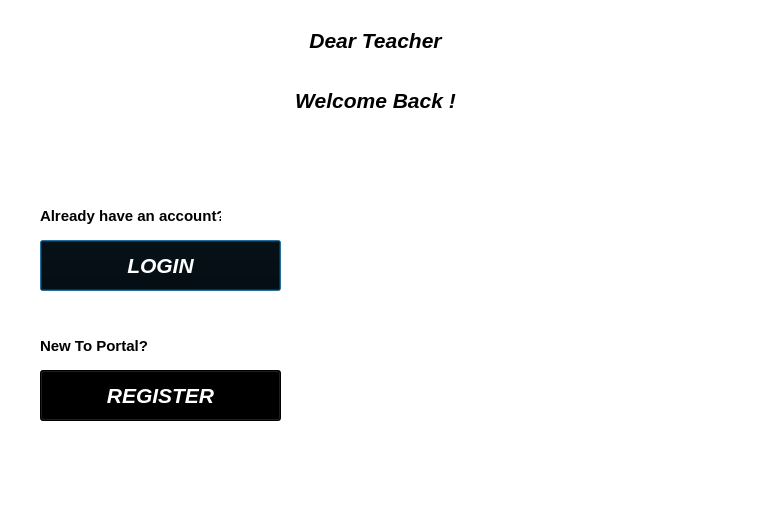
<?xml version="1.0" encoding="UTF-8"?>
<ui version="4.0">
 <class>TeacherChoice</class>
 <widget class="QDialog" name="TeacherChoice">
  <property name="geometry">
   <rect>
    <x>0</x>
    <y>0</y>
    <width>777</width>
    <height>505</height>
   </rect>
  </property>
  <property name="windowTitle">
   <string>Dialog</string>
  </property>
  <property name="styleSheet">
   <string notr="true">background-color: rgb(255, 255, 255);</string>
  </property>
  <widget class="QPushButton" name="pushButton_2">
   <property name="geometry">
    <rect>
     <x>40</x>
     <y>240</y>
     <width>241</width>
     <height>51</height>
    </rect>
   </property>
   <property name="font">
    <font>
     <pointsize>16</pointsize>
     <italic>true</italic>
     <bold>true</bold>
     <underline>false</underline>
    </font>
   </property>
   <property name="styleSheet">
    <string notr="true">background-color: rgb(0, 0, 0);
color: rgb(255,255, 255);
</string>
   </property>
   <property name="text">
    <string>LOGIN</string>
   </property>
  </widget>
  <widget class="QPushButton" name="pushButton">
   <property name="geometry">
    <rect>
     <x>40</x>
     <y>370</y>
     <width>241</width>
     <height>51</height>
    </rect>
   </property>
   <property name="font">
    <font>
     <pointsize>16</pointsize>
     <italic>true</italic>
     <bold>true</bold>
     <underline>false</underline>
    </font>
   </property>
   <property name="styleSheet">
    <string notr="true">background-color: rgb(0, 0, 0);
color: rgb(255,255, 255);
</string>
   </property>
   <property name="text">
    <string>REGISTER</string>
   </property>
  </widget>
  <widget class="QLabel" name="label">
   <property name="geometry">
    <rect>
     <x>270</x>
     <y>70</y>
     <width>211</width>
     <height>61</height>
    </rect>
   </property>
   <property name="font">
    <font>
     <family>Arial</family>
     <pointsize>16</pointsize>
     <italic>true</italic>
     <bold>true</bold>
     <underline>false</underline>
    </font>
   </property>
   <property name="styleSheet">
    <string notr="true">color: rgb(0, 0, 0);</string>
   </property>
   <property name="text">
    <string>Welcome Back !</string>
   </property>
   <property name="alignment">
    <set>Qt::AlignCenter</set>
   </property>
  </widget>
  <widget class="QLabel" name="label_2">
   <property name="geometry">
    <rect>
     <x>270</x>
     <y>10</y>
     <width>211</width>
     <height>61</height>
    </rect>
   </property>
   <property name="font">
    <font>
     <family>Arial</family>
     <pointsize>16</pointsize>
     <italic>true</italic>
     <bold>true</bold>
     <underline>false</underline>
    </font>
   </property>
   <property name="styleSheet">
    <string notr="true">color: rgb(0, 0, 0);</string>
   </property>
   <property name="text">
    <string>Dear Teacher</string>
   </property>
   <property name="alignment">
    <set>Qt::AlignCenter</set>
   </property>
  </widget>
  <widget class="QLabel" name="label_3">
   <property name="geometry">
    <rect>
     <x>40</x>
     <y>320</y>
     <width>151</width>
     <height>51</height>
    </rect>
   </property>
   <property name="font">
    <font>
     <pointsize>11</pointsize>
     <bold>true</bold>
    </font>
   </property>
   <property name="styleSheet">
    <string notr="true">background-color: rgb(255,255, 255);
color: rgb(0, 0, 0);</string>
   </property>
   <property name="text">
    <string>New To Portal?</string>
   </property>
  </widget>
  <widget class="QLabel" name="label_4">
   <property name="geometry">
    <rect>
     <x>40</x>
     <y>190</y>
     <width>181</width>
     <height>51</height>
    </rect>
   </property>
   <property name="font">
    <font>
     <pointsize>11</pointsize>
     <bold>true</bold>
    </font>
   </property>
   <property name="styleSheet">
    <string notr="true">background-color: rgb(255,255, 255);
color: rgb(0, 0, 0);</string>
   </property>
   <property name="text">
    <string>Already have an account?</string>
   </property>
  </widget>
  <zorder>label</zorder>
  <zorder>label_2</zorder>
  <zorder>label_3</zorder>
  <zorder>label_4</zorder>
  <zorder>pushButton</zorder>
  <zorder>pushButton_2</zorder>
 </widget>
 <resources/>
 <connections/>
</ui>
